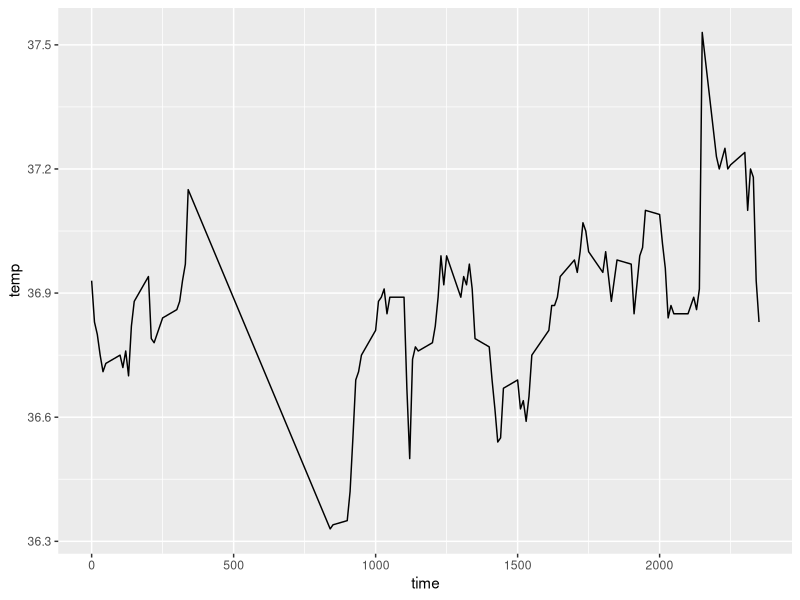
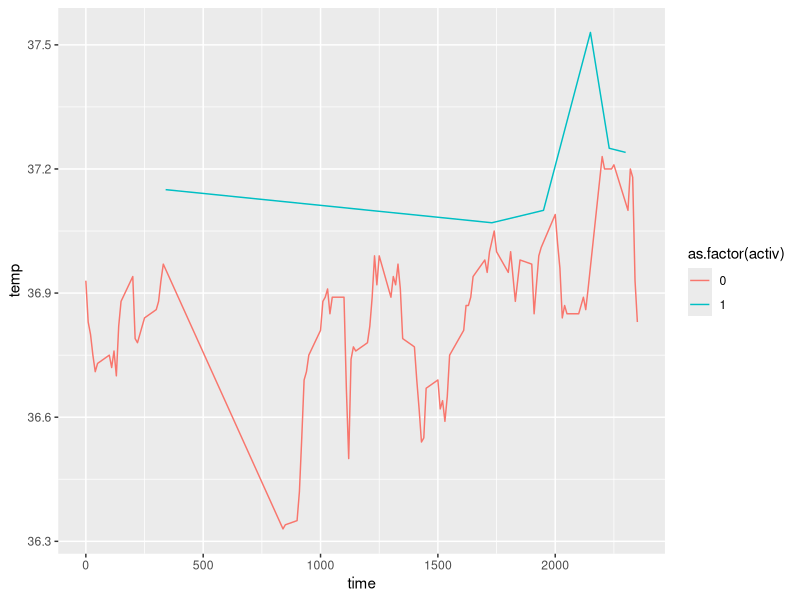
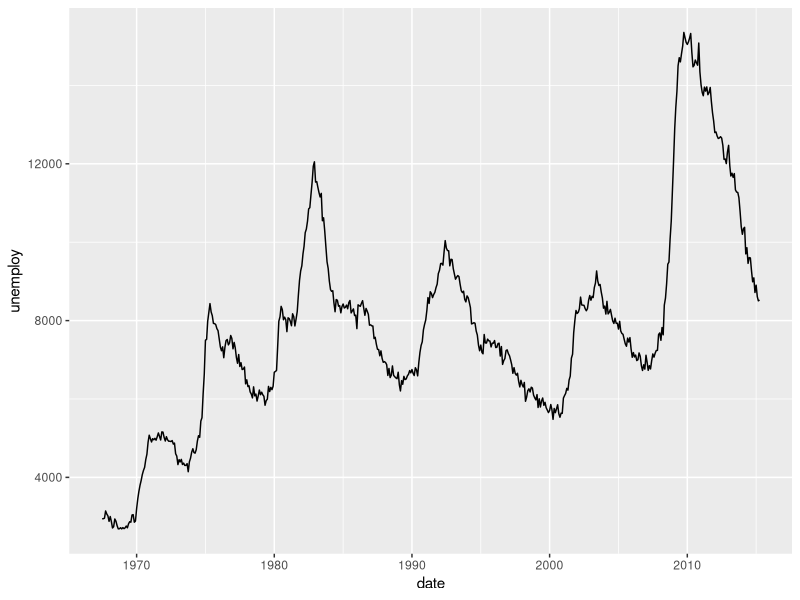
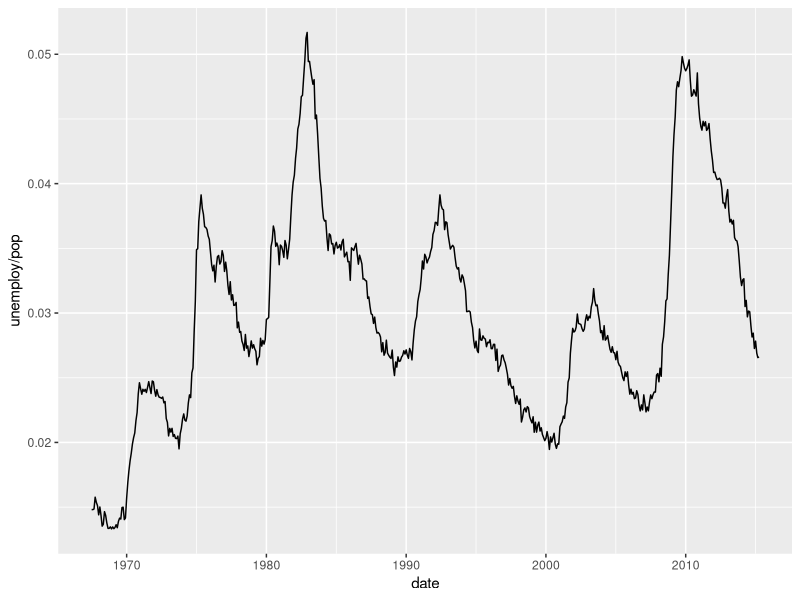
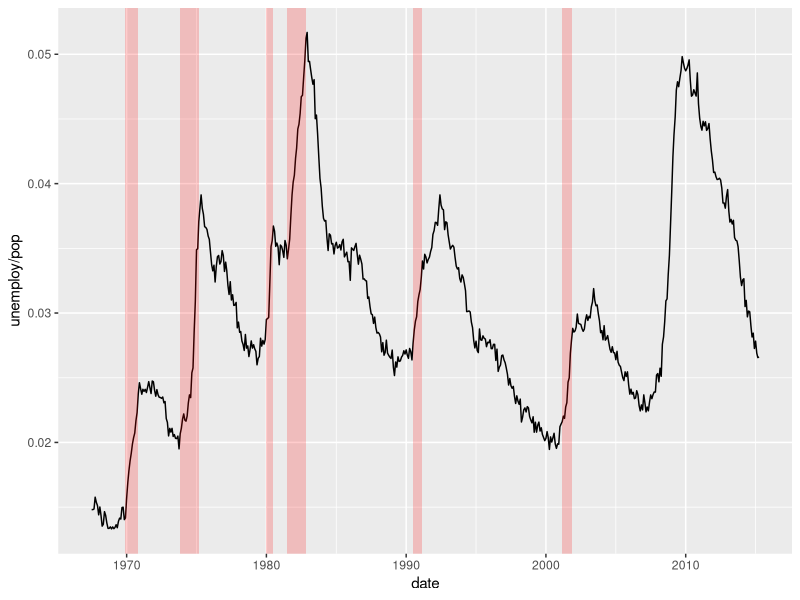
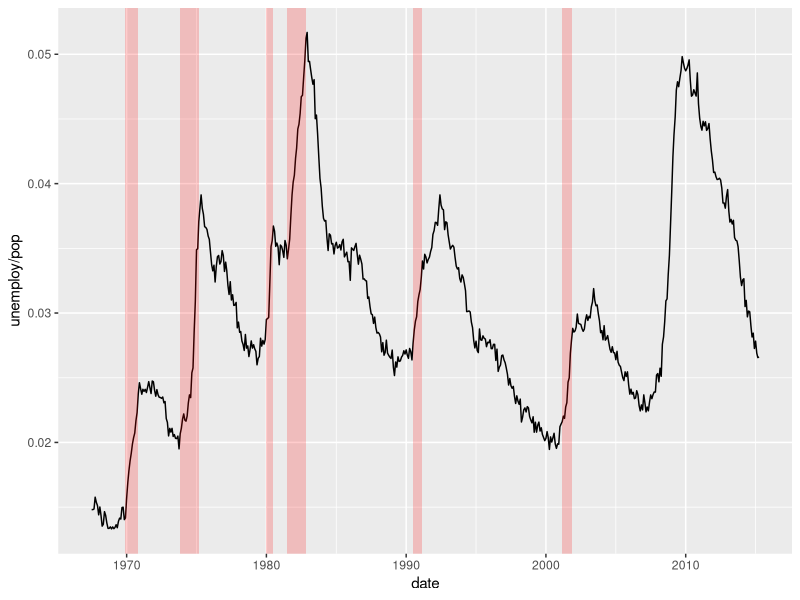
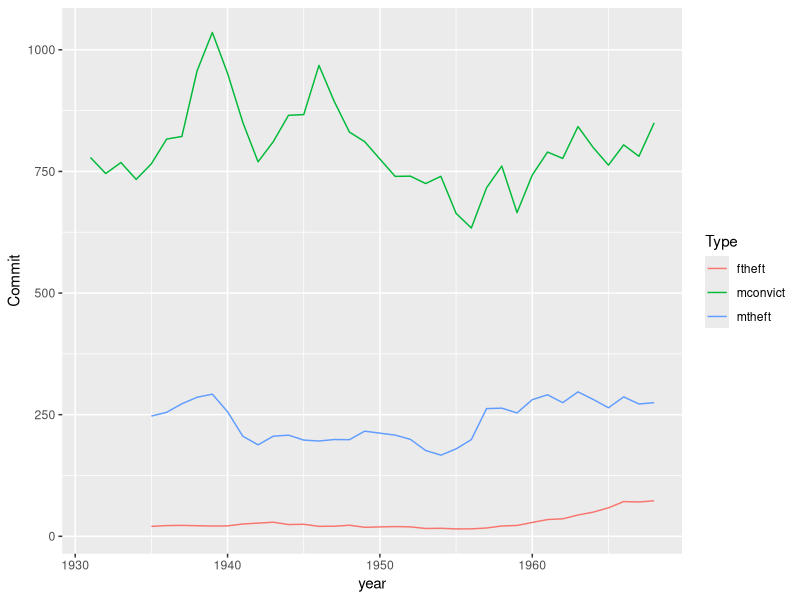

Source code (R) for these figures, in order:
### Datacamp - ggplot2 - 1, ch 4 - geometries - lines

## examples
library(datasets)
str(beaver1)

library(ggplot2)
ggplot(beaver1,aes(x=time,y=temp))+geom_line()
ggplot(beaver1,aes(x=time,y=temp,col=as.factor(activ)))+geom_line()

### EXERCISES
# Print out head of economics
head(economics)

# Plot unemploy as a function of date using a line plot
ggplot(economics, aes(x =date, y = unemploy)) + geom_line()
  
  
  # Adjust plot to represent the fraction of total population that is unemployed
ggplot(economics, aes(x =date, y = unemploy/pop)) + geom_line()

# Expand the following command with geom_rect() to draw the recess periods
## first replicate 'recess' dataset used in Datacamp exercise
begin <- c("1969-12-01","1973-11-01","1980-01-01","1981-07-01","1990-07-01","2001-03-01")
end <- c("1970-11-01","1975-03-01","1980-07-01","1982-11-01","1991-03-01","2001-11-01")
recess <- data.frame(begin,end)

## layer recession periods over time series
## need to transform recess begin and end into dates - can do it in the ggplot function!
ggplot(economics, aes(x = date, y = unemploy/pop)) +
  geom_line()+
  geom_rect(data=recess,inherit.aes=FALSE,aes(xmin=as.Date(begin),xmax=as.Date(end),ymin=-Inf,ymax=+Inf),fill="red",alpha=0.2)
## probably better to transform data type in data frame not within ggplot
recess$begin <- as.Date(recess$begin)
recess$end <- as.Date(recess$end)
str(recess)
ggplot(economics, aes(x = date, y = unemploy/pop)) +
  geom_line()+
  geom_rect(data=recess,inherit.aes=FALSE,aes(xmin=begin,xmax=end,ymin=-Inf,ymax=+Inf),fill="red",alpha=0.2)

## use Hartnagel crime data in car package
## needs to be manipulated to make tidy and then filtered
library(car)
library(tidyr)
library(dplyr)
hn.tidy <- gather(Hartnagel,Type,Commit,-year)
hn2 <- filter(hn.tidy,Type=="ftheft"|Type=="mconvict"|Type=="mtheft")
ggplot(hn2,aes(x=year,y=Commit,col=Type))+geom_line()
